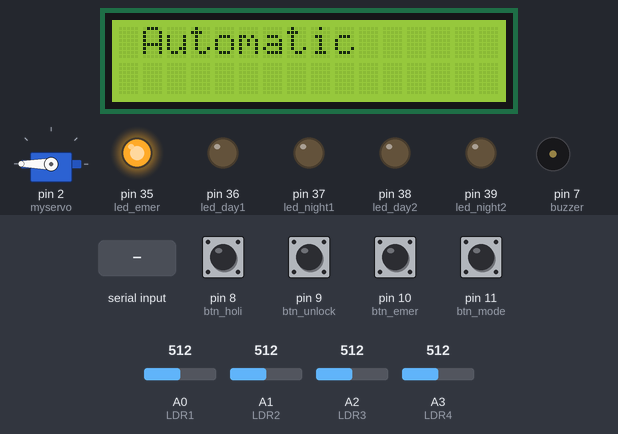
The sketch below on a simulated Arduino Mega 2560, built with avr-gcc and run on an emulated ATmega2560. On the bench: 16×2 character LCD, servo, output pins drawn as LEDs (lit = HIGH), buzzer (waves = sounding). Dashed ring = blinking. Inputs (shaded band) come from the test bench; at power-on: pin 10 (btn_emer), pin 11 (btn_mode) HIGH, pin 8 (btn_holi), pin 9 (btn_unlock) LOW, A0 (LDR1) = 512, A1 (LDR2) = 512, A2 (LDR3) = 512, A3 (LDR4) = 512. Pins used as bus, display or sensor lines are not drawn; what the sketch prints to the serial monitor is not drawn.

Above: at 4.3 s.
4.4 s: pin 10 (btn_emer) pulled LOW for 0.15 s
At 6.0 s:
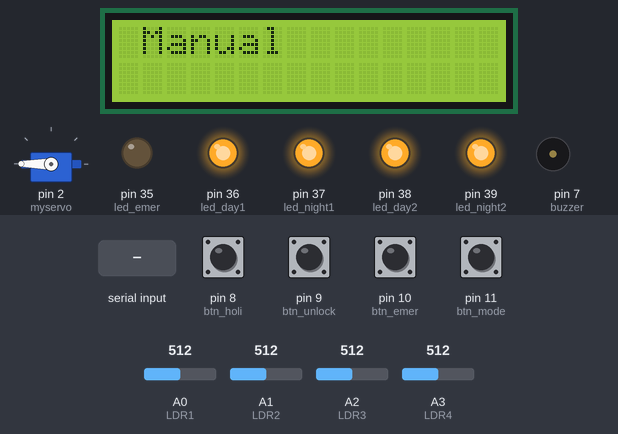
6.3 s: pin 11 (btn_mode) pulled LOW for 0.15 s
At 7.5 s:
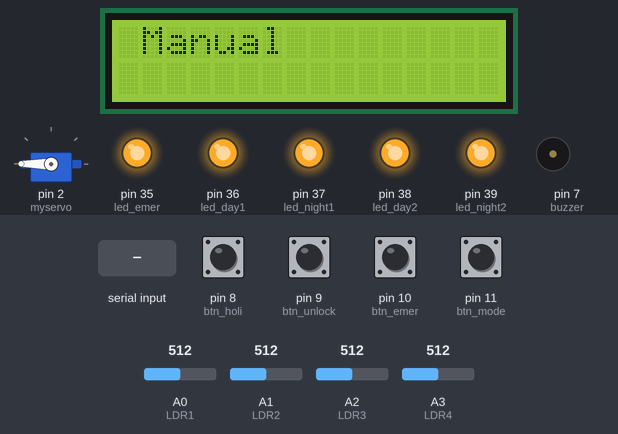
7.9 s: pin 10 (btn_emer) pulled LOW for 1 s
At 9.3 s:
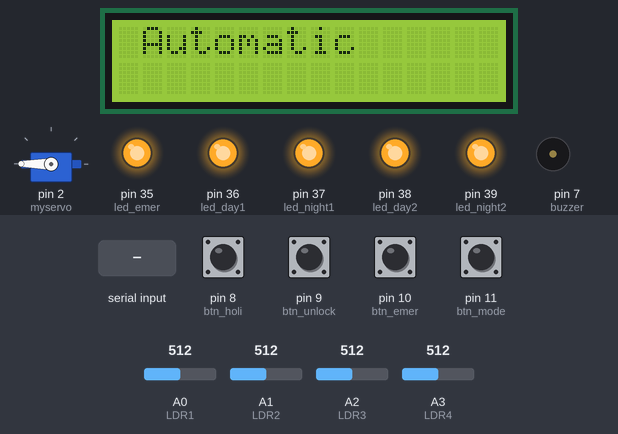
10.4 s: pin 10 (btn_emer) driven LOW and pin 11 (btn_mode) driven LOW
At 11.1 s:
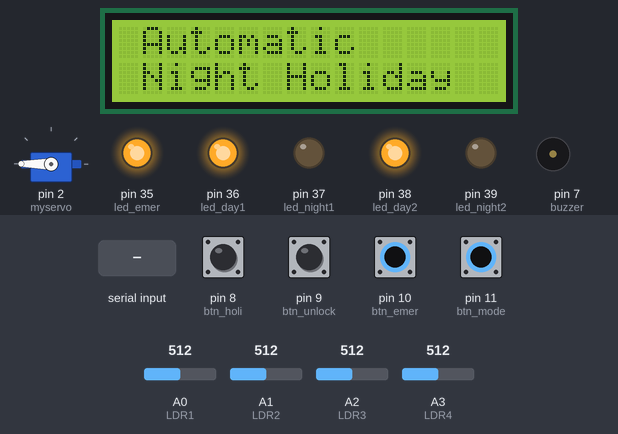
12.0 s: "C7 E6 9E 19" received over the second serial link
At 13.0 s:
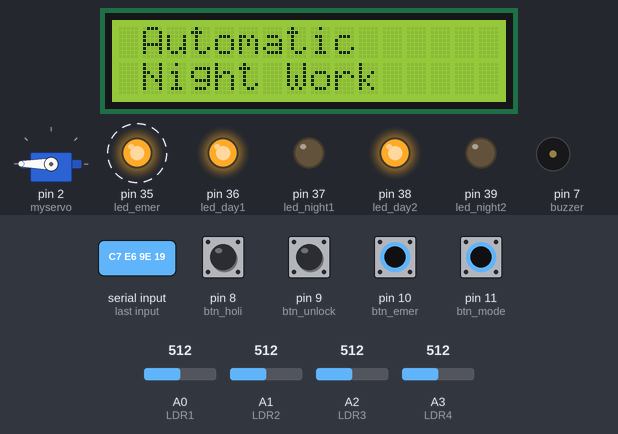
14.1 s: pin 11 (btn_mode) driven HIGH
At 14.5 s:
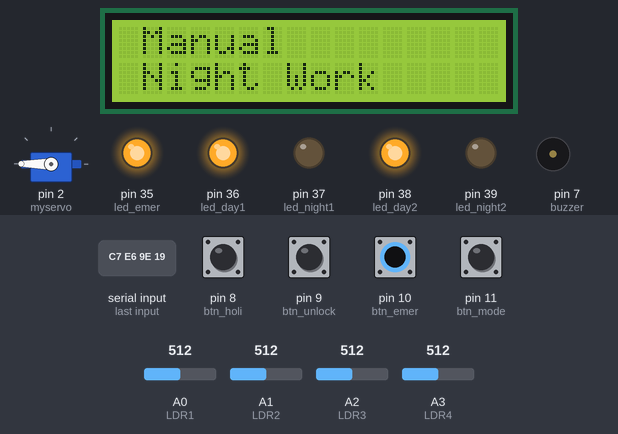
Timing chart, 0 to 16.6 s (numbered marks = the images above; inputs shaded):
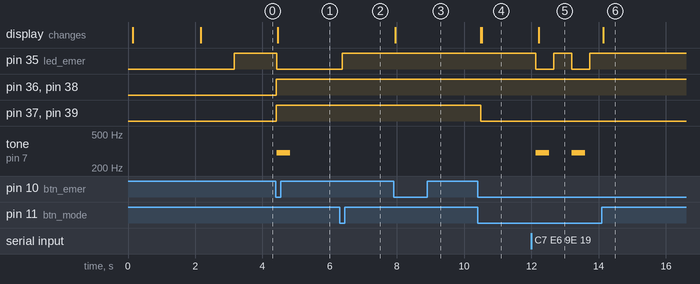

Measured:
- after the input at 4.4 s, pin 35 (led_emer): HIGH → LOW at once; pin 36 (led_day1), pin 37 (led_night1), pin 38 (led_day2), pin 39 (led_night2): LOW → HIGH at once; tone on pin 7 (buzzer): silent → 300 Hz at once, → silent 0.40 s later; the display: changes after 0.05 s (image 1)
- after the input at 6.3 s, pin 35 (led_emer): LOW → HIGH after 0.08 s
- after the input at 7.9 s, the display: changes after 0.06 s (image 3)
- after the input at 10.4 s, pin 37 (led_night1), pin 39 (led_night2): HIGH → LOW after 0.09 s; the display: first changes after 0.09 s (image 4 shows a later state)
- after the input at 12.0 s, pin 35 (led_emer): alternates HIGH for 0.54 s and LOW for 0.54 s, starting after 0.13 s; tone on pin 7 (buzzer): alternates 300 Hz for 0.40 s and silent for 0.67 s, starting after 0.13 s; the display: changes after 0.21 s (image 5)
- after the input at 14.1 s, pin 35 (led_emer): stops changing and stays HIGH; tone on pin 7 (buzzer): stops changing and stays silent; the display: changes at once (image 6)

The sketch:

lightsec_sys.ino
```cpp
#include <SPI.h> //RFID
#include <MFRC522.h> //RFID
//#include <Wire.h>
#include <LiquidCrystal_I2C.h> //use with i2c
#include <Servo.h>


#define RST_PIN 49  //GPIO22
#define SS_PIN 53  //GPIO21

MFRC522 mfrc522(SS_PIN, RST_PIN);  //RFID

LiquidCrystal_I2C lcd(0x27, 16, 2); //lcd_i2cy7u685
Servo myservo; //servo

const int btn_mode = 11; //yellow; change mode
const int btn_time = 12; //green; change time only manually
const int btn_emer = 10; //red; emergency mode with led blinked;
const int btn_holi = 8;
const int btn_unlock = 9;
const int buzzer = 7;
const int LDR1 = A0;
const int LDR2 = A1;
const int LDR3 = A2;
const int LDR4 = A3;
const int led_day1 = 36;
const int led_day2 = 38;
const int led_night1 = 37;
const int led_night2 = 39;
const int led_emer = 35;
int light_val_ave = 0;  //for LDR sensors
int light_val1, light_val2, light_val3, light_val4;
int i = 0;
int day = true;
int holiday = true;
int mode = 0;
int deg_unlock = 90;
int deg_lock = 180;

char Incoming_value = 0; //Bluetooth component that doesn't support in the simulator

const unsigned long eventInterval = 3000;
unsigned long previousTime = 0; //experiment the asynchorus programming
int servoo = -1;

const unsigned long eventInterval_2 = 500;
unsigned long previousTime_2 = 0; //experiment the asynchorus programming
int emerr = -1;

void setup() {
  Serial.begin(9600);
  Serial1.begin(9600);
  SPI.begin();
  mfrc522.PCD_Init();
  delay(5);
  mfrc522.PCD_DumpVersionToSerial();  // Show details of PCD - MFRC522 Card Reader details
  Serial.println(F("Scan PICC to see UID"));


  lcd.init();
  lcd.backlight();
  lcd.setCursor(0, 0);
  lcd.print("Lightning System");
  lcd.setCursor(2, 3);
  lcd.print("Launching...");
  delay(2000);

  pinMode(btn_mode, INPUT_PULLUP);
  pinMode(btn_time, INPUT_PULLUP);
  pinMode(btn_emer, INPUT_PULLUP);
  pinMode(buzzer, OUTPUT);
  pinMode(led_day1, OUTPUT);
  pinMode(led_day2, OUTPUT);
  pinMode(led_night1, OUTPUT);
  pinMode(led_night2, OUTPUT);
  pinMode(led_emer, OUTPUT);

  lcd.clear();
  lcd.setCursor(1, 0);
  lcd.print("Automatic");

  myservo.attach(2); //set servo to pin
  myservo.write(deg_lock);
  delay(1000);

  digitalWrite(led_emer, HIGH);


}


void modee(int m) {
  lcd.setCursor(1, 0);
  lcd.print("                ");
  lcd.setCursor(1, 0);


  if (mode == 2) {
    mode = 0;
  }

  if (mode == 0) {
    lcd.print("Automatic");
  } else if (mode == 1) {
    lcd.print("Manual");
  }


}

void check_time() {
  lcd.setCursor(1, 1);
  if (day == true){
    lcd.print("Day  ");
  } else if (day == false) {
    lcd.print("Night");
  }
  lcd.setCursor(7, 1);
  if (holiday == true) {
    lcd.print("Holiday");
  } else if (holiday == false) {
    lcd.print("Work   ");
  }
}
void Emergency(){
    /*
  lcd.setCursor(1,0);
  lcd.print("Emergency");
  lcd.setCursor(1,1);
  lcd.print("                  ");

  for (i=0; i<10; i++) {
    digitalWrite(led_emer, LOW);
    tone(buzzer,300,150);
    delay(800);
    digitalWrite(led_emer, HIGH);
    delay(300);
  } */
  if (emerr == 1 || emerr == 0) {
    emerr = 2;
  } else if (emerr == -1) {
    emerr = 1;
  }


}


bool RFID_F(){
  if ( ! mfrc522.PICC_IsNewCardPresent()) {
        return false;
        return;
    }
  if ( ! mfrc522.PICC_ReadCardSerial()) {
        return false;
        return;
    }
    Serial.print("UID tag : ");
    String content= "";
    byte letter;
    for (byte i = 0; i < mfrc522.uid.size; i++){
      content.concat(String(mfrc522.uid.uidByte[i] < 0x10 ? " 0" : " "));
      content.concat(String(mfrc522.uid.uidByte[i], HEX));

    }
    content.toUpperCase();
     if (content.substring(1) == "70 CF 89 32"){
      Serial.println("Access Granted");
      /*
      myservo.write(deg_unlock);
      delay(3000);
      myservo.write(deg_lock);*/
      servoo = 1;
    }

    else if (content.substring(1) == "C7 E6 9E 19"){
      if (day == true && holiday == false){
      Serial.println("Access Granted");
      /*
      myservo.write(deg_unlock);
      delay(3000);
      myservo.write(deg_lock);*/
      servoo = 1;
      } else {
        Serial.println("Access Denied");
        tone(buzzer,400,150);
      }
    }
    else{
      Serial.println("Access Denied");
      tone(buzzer,400,150);
  }

    mfrc522.PICC_HaltA();

}


void loop() {
  //LDR
  light_val1 = analogRead(LDR1);
  light_val2 = analogRead(LDR2);
  light_val3 = analogRead(LDR3);
  light_val4 = analogRead(LDR4);
  light_val_ave = (light_val1 + light_val2 + light_val3 + light_val4) / 4;
/*
  Serial.println("Emergency: ");
  Serial.println(digitalRead(btn_emer));
  Serial.println("Mode: ");
  Serial.println(digitalRead(btn_mode));
  */

  //bluetooth compoennt
    //Serial.println(Serial1.available());


    if (Serial1.available() > 0) {
        Incoming_value = Serial1.read();
        if (Incoming_value == '1') { //change mode Automatic
              mode = 0;
              modee(mode);
              delay(50);


        } else if (Incoming_value == '2') { //change mode Manual
              mode = 1;
              modee(mode);
              delay(50);

        } else if (Incoming_value == '3'){ //change time day (manual)

          if (mode == 1) {
            day = true;
          }

        } else if (Incoming_value == '4'){ //change time night (manual)

          if (mode == 1) {
            day = false;
          }

        } else if (Incoming_value == '5') { //change day holiday
          holiday = true;

        } else if (Incoming_value == '6') { //change day work
          holiday = false;

        } else if (Incoming_value == '7') {
          Emergency();
          check_time();
          modee(mode);
          delay(5);
        }
    }

  if (digitalRead(btn_emer) == HIGH){
      Emergency(); /*
      check_time();
      modee(mode); */
      while(digitalRead(btn_emer) == HIGH);
      delay(5);

  }

  else if (digitalRead(btn_mode) == HIGH) {
    mode++;
    modee(mode);
    while(digitalRead(btn_mode) == HIGH);
    delay(50);

  } else if (digitalRead(btn_mode) == LOW) {
    check_time(); //check time before run if condition


    if (digitalRead(btn_holi) == HIGH){

        if (holiday == true) {
          holiday = false;
        } else if (holiday == false) {
          holiday = true;
        }

        while(digitalRead(btn_holi) == HIGH);
        delay(50);
    }


    if (mode == 0) {
      /*
      Serial.print("Average: ");
      Serial.println(light_val_ave);
      Serial.print("1: ");
      Serial.println(light_val1);
      Serial.print("2: ");
      Serial.println(light_val2);
      Serial.print("3: ");
      Serial.println(light_val3);
            Serial.print("4: ");
      Serial.println(light_val4);
      */
      //Serial.println(light_val_ave);

      if (light_val_ave <= 110) {
        day = true;
      } else {
        day = false;
      }


    } else if (mode == 1) {


      if (digitalRead(btn_time) == HIGH) {
        //

        if (day == true){
          day = false;
        } else if (day == false) {
          day = true;
        }

        while(digitalRead(btn_time) == HIGH);
        delay(50);


      }


    }

    }


  //servo part, led
  if (day == true) {
    //myservo.write(40);

    if (holiday == false) { //close only night
      digitalWrite(led_day1, LOW);
      digitalWrite(led_day2, LOW);
      digitalWrite(led_night1, HIGH);
      digitalWrite(led_night2, HIGH);


    } else if (holiday == true) { //clost all
      digitalWrite(led_day1, HIGH);
      digitalWrite(led_day2, HIGH);
      digitalWrite(led_night1, HIGH);
      digitalWrite(led_night2, HIGH);
    }

  } else if (day == false) {
    //myservo.write(90);
    digitalWrite(led_day1, HIGH);
    digitalWrite(led_day2, HIGH);
    digitalWrite(led_night1, LOW);
    digitalWrite(led_night2, LOW);
  }

  RFID_F();

  if (digitalRead(btn_unlock) == HIGH) {
      /*myservo.write(deg_unlock);
      delay(3000);
      myservo.write(deg_lock); */
      servoo = 1;
      while(digitalRead(btn_unlock) == HIGH);


  }

  unsigned long currentTime = millis();

  //Serial.println(previousTime);
  if (servoo == 1 || servoo == 0) {
    /* This is the event */

    if (currentTime - previousTime >= eventInterval) { //eventInterval = 3000 x 2
      /* Event code */
      if (servoo == 1) {
        myservo.write(deg_unlock);
        servoo = 0;
      }
      else if (servoo == 0) {
        myservo.write(deg_lock);
        servoo = -1;
      }

      previousTime = currentTime;

      if (servoo == -1) {
        previousTime = 0;
      }


     /* Update the timing for the next time around */

    }
  }

  if (emerr == 1 || emerr == 0 || emerr == 2) {
    /* This is the event */

    if (currentTime - previousTime_2 >= eventInterval_2) { //eventInterval = 500 x 2
      /* Event code */
      if (emerr == 1) {

          digitalWrite(led_emer, LOW);
          tone(buzzer,300,400);
          //delay(800);

          //delay(300);

          emerr = 0;

      }
      else if (emerr == 0) {
        digitalWrite(led_emer, HIGH);
        emerr = 1;
      }

      previousTime_2 = currentTime;

      if (emerr == 2) {
        digitalWrite(led_emer, HIGH);
        emerr = -1;
      }

      if (emerr == -1) {
        previousTime_2 = 0;
      }


     /* Update the timing for the next time around */

    }
  }


}
```
